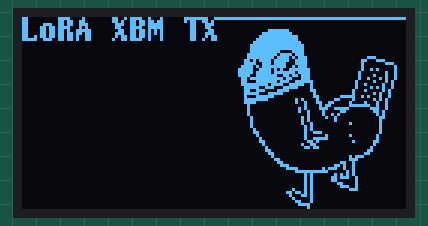
This sketch was run on a simulated Arduino Uno, built for the host (arithmetic inside an expression is 32-bit, double 64-bit). Parts: 128×64 one-colour display. No radio packets arrive unless stated; what the sketch prints to the serial monitor is not drawn.

Above: at 0.28 s.
At 5.27 s:
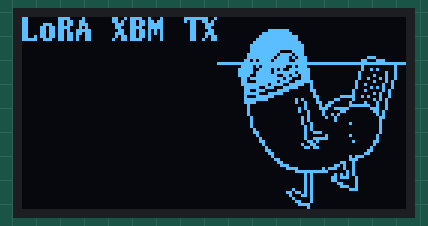
At 10.29 s:
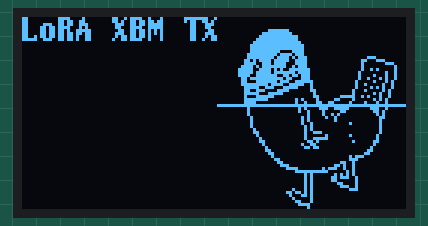
At 20.25 s:
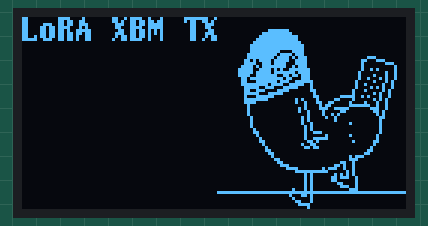
At 30.13 s:
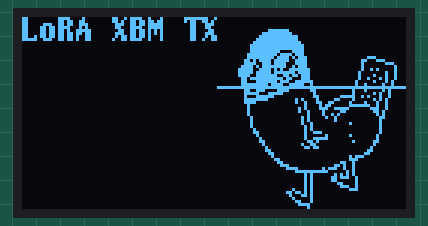
At 39.82 s:
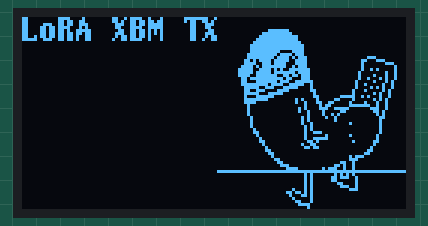

The sketch:

LoRaButtSender.ino
```cpp
#include <U8g2lib.h>

#ifdef U8X8_HAVE_HW_SPI
#include <SPI.h>
#endif
#ifdef U8X8_HAVE_HW_I2C
#include <Wire.h>
#endif

#include <LoRa.h>

#define SS 18
#define RST 14
#define DI0 26

#define threatbutt_width 64
#define threatbutt_height 64
static unsigned char threatbutt_bits[] = {
   0x00, 0x00, 0x00, 0x00, 0x00, 0x00, 0x00, 0x00, 0x00, 0x00, 0x00, 0x00,
   0x00, 0x00, 0x00, 0x00, 0x00, 0x00, 0x00, 0x00, 0x00, 0x00, 0x00, 0x00,
   0x00, 0x00, 0x00, 0x00, 0x00, 0x00, 0x00, 0x00, 0x00, 0x00, 0xfe, 0x00,
   0x00, 0x00, 0x00, 0x00, 0x00, 0x80, 0xff, 0x01, 0x00, 0x00, 0x00, 0x00,
   0x00, 0xc0, 0xff, 0x07, 0x00, 0x00, 0x00, 0x00, 0x00, 0xe0, 0xff, 0x07,
   0x00, 0x00, 0x00, 0x00, 0x00, 0xf0, 0xff, 0x0f, 0x00, 0x00, 0x00, 0x00,
   0x00, 0xf8, 0xff, 0x1f, 0x00, 0x00, 0x00, 0x00, 0x00, 0xf8, 0xff, 0x1f,
   0x00, 0x00, 0x00, 0x00, 0x00, 0xf8, 0x1f, 0x1e, 0x00, 0x00, 0x00, 0x00,
   0x00, 0xfc, 0xef, 0x1d, 0x00, 0x00, 0x00, 0x00, 0x00, 0xfc, 0xf7, 0x3a,
   0x00, 0x00, 0x1c, 0x00, 0x00, 0xd6, 0xfb, 0x3c, 0x00, 0x00, 0xe3, 0x00,
   0x00, 0x9e, 0x7b, 0x3c, 0x00, 0x00, 0x01, 0x07, 0x00, 0xaf, 0x7f, 0x3a,
   0x00, 0x00, 0x01, 0x08, 0x80, 0xcf, 0x2b, 0x7f, 0x00, 0x00, 0x29, 0x08,
   0x80, 0xef, 0xfb, 0x7b, 0x00, 0x80, 0x00, 0x09, 0x80, 0xe7, 0xcf, 0x76,
   0x00, 0x80, 0x10, 0x09, 0x00, 0xfb, 0xbf, 0x71, 0x00, 0x80, 0x44, 0x09,
   0x00, 0xe3, 0xef, 0xfc, 0x00, 0x40, 0x10, 0x05, 0x00, 0xff, 0x3d, 0x9f,
   0x00, 0x40, 0x82, 0x04, 0x00, 0x3e, 0xc7, 0x87, 0x00, 0x40, 0xa8, 0x04,
   0x00, 0xe6, 0xf0, 0x80, 0x01, 0x20, 0x82, 0x02, 0x00, 0x3e, 0x3e, 0x00,
   0x01, 0x20, 0x50, 0x02, 0x00, 0xe2, 0x07, 0x00, 0x03, 0x3e, 0x45, 0x02,
   0x00, 0xfe, 0x01, 0x14, 0x82, 0x21, 0x50, 0x01, 0x00, 0x1e, 0x00, 0x24,
   0x66, 0x10, 0x22, 0x01, 0x00, 0x04, 0x00, 0x20, 0x34, 0xf0, 0x27, 0x01,
   0x00, 0x04, 0x00, 0x28, 0x9c, 0x0f, 0x38, 0x01, 0x00, 0x04, 0x00, 0x48,
   0x08, 0x06, 0xb0, 0x00, 0x00, 0x04, 0x00, 0x40, 0x48, 0x01, 0xa0, 0x00,
   0x00, 0x08, 0x00, 0x50, 0x90, 0x00, 0xc0, 0x00, 0x00, 0x08, 0x00, 0x50,
   0x80, 0x00, 0x40, 0x00, 0x00, 0x08, 0x00, 0x90, 0x00, 0x10, 0x40, 0x00,
   0x00, 0x08, 0x00, 0xa0, 0x00, 0x00, 0x40, 0x00, 0x00, 0x10, 0x00, 0xa0,
   0x00, 0x00, 0x40, 0x00, 0x00, 0x30, 0x00, 0x20, 0x07, 0x00, 0x40, 0x00,
   0x00, 0x20, 0x00, 0x20, 0x10, 0x10, 0x20, 0x00, 0x00, 0x40, 0x00, 0x20,
   0x1f, 0x00, 0x20, 0x00, 0x00, 0xc0, 0x00, 0xc0, 0x02, 0x20, 0x30, 0x00,
   0x00, 0x80, 0x00, 0x90, 0x01, 0x00, 0x10, 0x00, 0x00, 0x00, 0x01, 0x60,
   0x03, 0x00, 0x08, 0x00, 0x00, 0x00, 0x03, 0x00, 0x00, 0x00, 0x0c, 0x00,
   0x00, 0x00, 0x06, 0x00, 0x00, 0x00, 0x06, 0x00, 0x00, 0x00, 0x04, 0x00,
   0x00, 0xd0, 0x01, 0x00, 0x00, 0x00, 0x18, 0x00, 0x00, 0x70, 0x00, 0x00,
   0x00, 0x00, 0x30, 0x00, 0x00, 0x26, 0x00, 0x00, 0x00, 0x00, 0xe0, 0x00,
   0x80, 0x25, 0x00, 0x00, 0x00, 0x00, 0x80, 0x07, 0xe8, 0x24, 0x00, 0x00,
   0x00, 0x00, 0x00, 0xfc, 0x1f, 0x28, 0x00, 0x00, 0x00, 0x00, 0x00, 0xa0,
   0x80, 0x2a, 0x00, 0x00, 0x00, 0x00, 0x00, 0xa0, 0xc0, 0x4e, 0x00, 0x00,
   0x00, 0x00, 0x00, 0xa0, 0xc0, 0x40, 0x00, 0x00, 0x00, 0x00, 0x00, 0xa0,
   0x00, 0x43, 0x00, 0x00, 0x00, 0x00, 0x00, 0xa0, 0x00, 0x4e, 0x00, 0x00,
   0x00, 0x00, 0x00, 0xa2, 0x00, 0x70, 0x00, 0x00, 0x00, 0x00, 0x80, 0xad,
   0x00, 0x00, 0x00, 0x00, 0x00, 0x00, 0x00, 0xb1, 0x00, 0x00, 0x00, 0x00,
   0x00, 0x00, 0x00, 0x82, 0x00, 0x00, 0x00, 0x00, 0x00, 0x00, 0x00, 0x8c,
   0x00, 0x00, 0x00, 0x00, 0x00, 0x00, 0x00, 0x78, 0x00, 0x00, 0x00, 0x00,
   0x00, 0x00, 0x00, 0x40, 0x00, 0x00, 0x00, 0x00 };

U8G2_SSD1306_128X64_NONAME_F_SW_I2C u8g2(U8G2_R0, /* clock=*/ 15, /* data=*/ 4, /* reset=*/ 16);

int gfxrow = 0;

void setup() {

  Serial.begin(9600);
  u8g2.begin();

  u8g2.setFontMode(0);
  u8g2.setFontDirection(0);

  u8g2.clearBuffer();
  u8g2.setFont(u8g2_font_t0_12b_tr);

  u8g2.drawStr(0, 8, "LoRA TX");
  u8g2.sendBuffer();

  SPI.begin(5, 19, 27, 18);
  LoRa.setPins(SS, RST, DI0);

  if (!LoRa.begin(433E6)) {
    u8g2.clearBuffer();
    u8g2.drawStr(0, 8, "LoRa failed!");
    u8g2.sendBuffer();
    while (1);
  }

  u8g2.drawStr(0, 8, "LoRa TX OK!");
  u8g2.sendBuffer();

}

void loop() {
  // send packet
  // we assume 64x64 = 4096 bits, 512 bytes (64x8)
  if (gfxrow == 64) { gfxrow = 0; }

  u8g2.clearBuffer();
  u8g2.drawStr(0, 8, "LoRA XBM TX");
  u8g2.drawXBM(65, 0, threatbutt_width, threatbutt_height, threatbutt_bits);
  u8g2.drawHLine(65, gfxrow, 64);
  u8g2.sendBuffer();

  LoRa.beginPacket();
  //send offset as first byte

  uint8_t tx_buf[10];

  tx_buf[0] = gfxrow;
  tx_buf[9] = gfxrow;
  Serial.println("TX");
  for (int txbyte = 0; txbyte < 8; txbyte++)
  {
    tx_buf[txbyte+1] = threatbutt_bits[(gfxrow*8) + txbyte];
    Serial.print("Grabbing index: ");
    Serial.print((gfxrow*8) + txbyte);
    Serial.print(": ");
    Serial.println(threatbutt_bits[(gfxrow*8) + txbyte], BIN);
  }
  Serial.println((char*)tx_buf);
  LoRa.write(tx_buf, 10);
  LoRa.endPacket();

  delay(100);

  gfxrow++;
}
```
